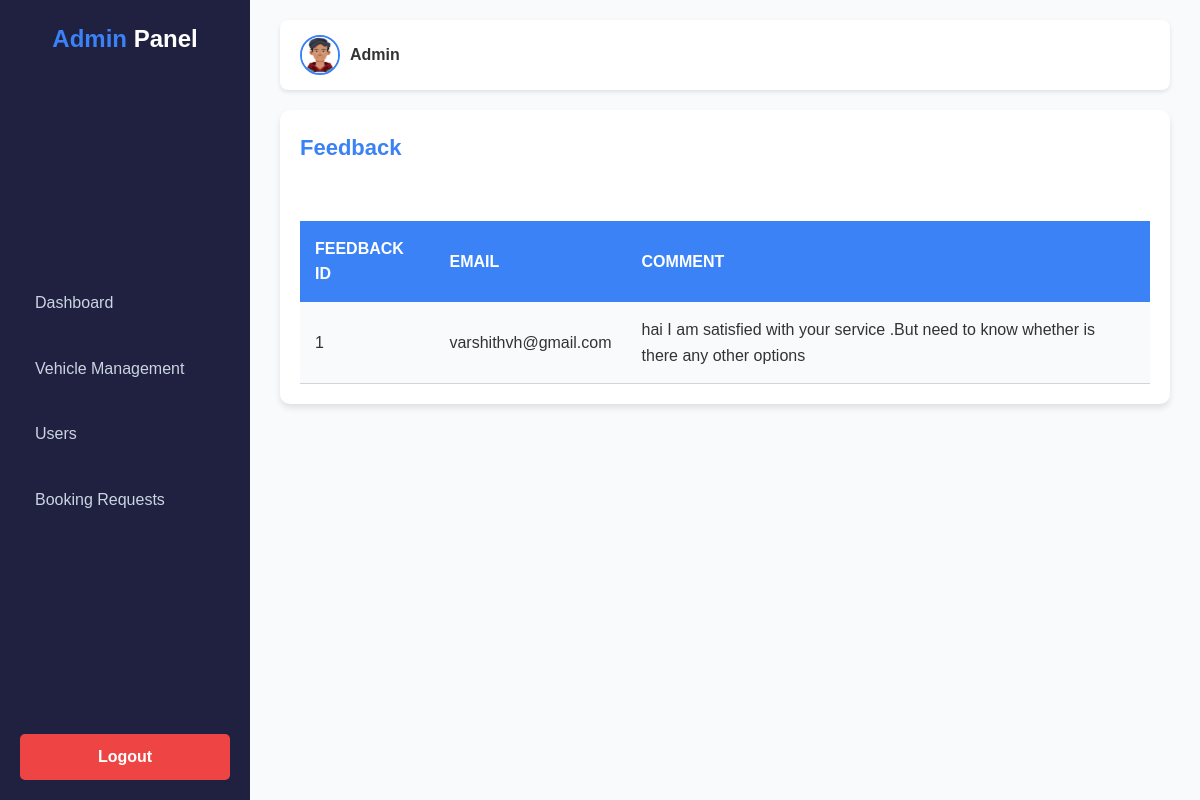
The app's page /feed.php, older data.
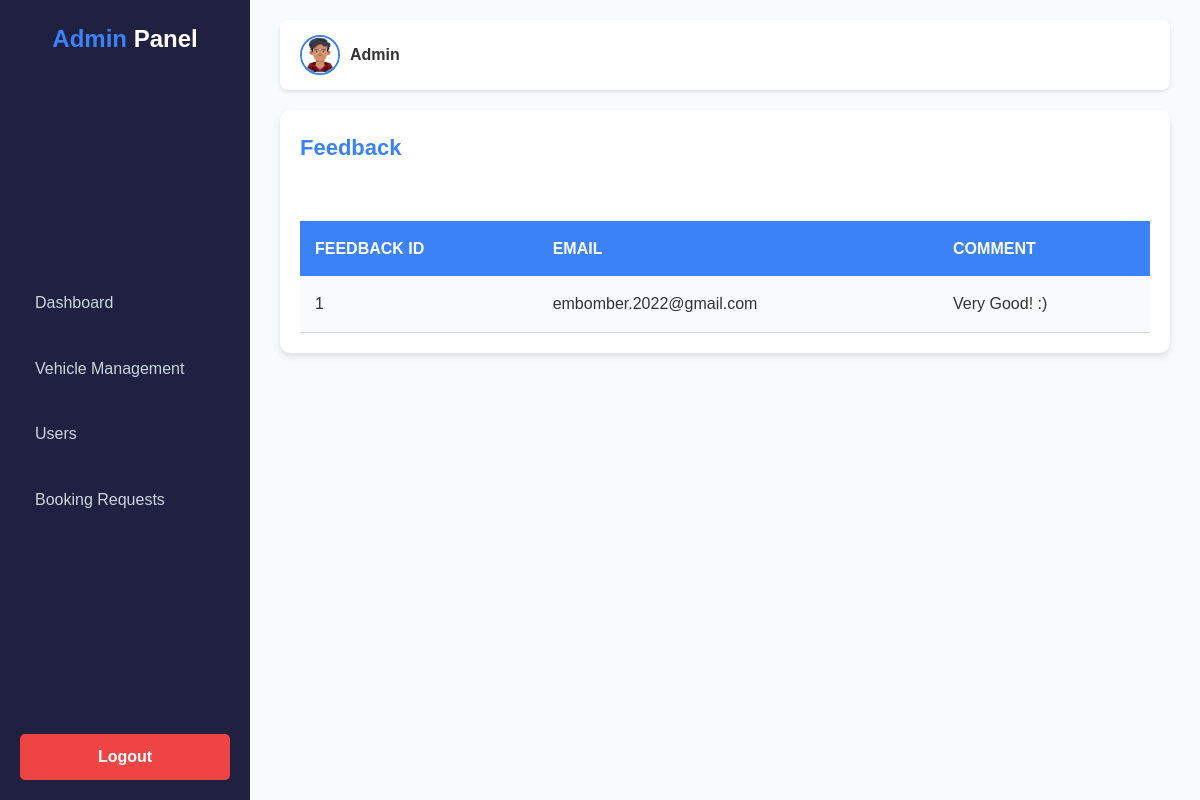
The same page, newer data.
### tables this page shows
CREATE TABLE `feedback` (
  `FED_ID` int(11) NOT NULL,
  `EMAIL` varchar(255) NOT NULL,
  `COMMENT` text NOT NULL
);

### feed.php (the view, shortened to what this page needs)
<!DOCTYPE html>
<html lang="en">
<head>
    <link rel="stylesheet" href="css/adfeed.css">
</head>
<body>
    <div class="dashboard-container">
        <aside class="sidebar">
            <div class="logo">
                <h2>Admin<span> Panel</span></h2>
            </div>
            <nav class="nav-menu">
                <ul>
                    <li><a href="admindash.php">Dashboard</a></li>
                    <li><a href="adminvehicle.php">Vehicle Management</a></li>
                    <li><a href="adminusers.php">Users</a></li>
                    <li><a href="adminbook.php">Booking Requests</a></li>
                </ul>
            </nav>
            <div class="logout">
                <a href="index.php">Logout</a>
            </div>
        </aside>
        <main class="main-content">
            <header class="top-nav">
                <div class="user-profile">
                    <img src="images/admin-avatar.jpg" alt="Admin Profile">
                    <span>Admin</span>
                </div>
            </header>
            <section class="data-section">
                <h2>Feedback</h2>
                <br>
                <?php
                require_once('connection.php');
                $query = "SELECT * FROM feedback";
                $queryy = mysqli_query($con, $query);
                ?>
                <table>
                    <thead>
                        <tr>
                            <th>Feedback ID</th>
                            <th>Email</th>
                            <th>Comment</th>
                        </tr>
                    </thead>
                    <tbody>
                        <?php
                        $feedback_id = 1;
                        while ($res = mysqli_fetch_array($queryy)) {
                        ?>
                            <tr class="active-row">
                                <td><?php echo $feedback_id++; ?></td>
                                <td><?php echo $res['EMAIL']; ?></td>
                                <td><?php echo $res['COMMENT']; ?></td>
                            </tr>
                        <?php } ?>
                    </tbody>
                </table>
            </section>
        </main>
    </div>
</body>
</html>

### css/adfeed.css (style rules this page uses)
* { margin: 0; padding: 0; box-sizing: border-box; }
body { font-family: 'Poppins', sans-serif; background-color: #f4f6fc; color: #333; line-height: 1.6; }
.dashboard-container { display: flex; height: 100vh; }
.sidebar { width: 250px; background-color: #202040; color: #fff; display: flex; flex-direction: column; justify-content: space-between; padding: 20px; box-shadow: 2px 0 5px rgba(0, 0, 0, 0.1); }
.sidebar .logo h2 { font-size: 24px; font-weight: bold; color: #3b82f6; text-align: center; }
.sidebar .logo span { color: #fff; }
.sidebar .nav-menu { margin-top: 30px; }
.sidebar .nav-menu ul { list-style: none; }
.sidebar .nav-menu ul li { margin-bottom: 20px; }
.sidebar .nav-menu ul li a { text-decoration: none; color: #cbd5e1; font-size: 16px; padding: 10px 15px; display: block; border-radius: 5px; transition: background-color 0.3s; }
.sidebar .logout a { text-decoration: none; color: #fff; font-weight: bold; padding: 10px 15px; background-color: #ef4444; border-radius: 5px; text-align: center; display: block; transition: background-color 0.3s; }
.main-content { flex: 1; display: flex; flex-direction: column; background: #f9fafb; padding: 20px 30px; }
.top-nav { display: flex; justify-content: space-between; align-items: center; background-color: #fff; padding: 15px 20px; border-radius: 8px; box-shadow: 0 2px 4px rgba(0, 0, 0, 0.1); margin-bottom: 20px; }
.top-nav .user-profile { display: flex; align-items: center; gap: 10px; }
.top-nav .user-profile img { width: 40px; height: 40px; border-radius: 50%; border: 2px solid #3b82f6; }
.top-nav .user-profile span { font-size: 16px; font-weight: bold; }
.data-section { background-color: #fff; padding: 20px; border-radius: 10px; box-shadow: 0 4px 6px rgba(0, 0, 0, 0.1); }
.data-section h2 { margin-bottom: 20px; font-size: 22px; color: #3b82f6; font-weight: 600; }
table { width: 100%; border-collapse: collapse; font-size: 16px; margin-top: 10px; }
table thead { background-color: #3b82f6; color: #fff; text-align: left; }
table thead th { padding: 15px; text-transform: uppercase; }
table tbody tr { background-color: #f9fafb; transition: background-color 0.3s; }
table tbody td { padding: 15px; border-bottom: 1px solid #d1d5db; }

Row changes from the older to the newer data that the page shows:
removed feedback: EMAIL "varshithvh@gmail.com", COMMENT "hai I am satisfied with your service .But need to know whether is there any other options"
added feedback: EMAIL "embomber.2022@gmail.com", COMMENT "Very Good! :)"
